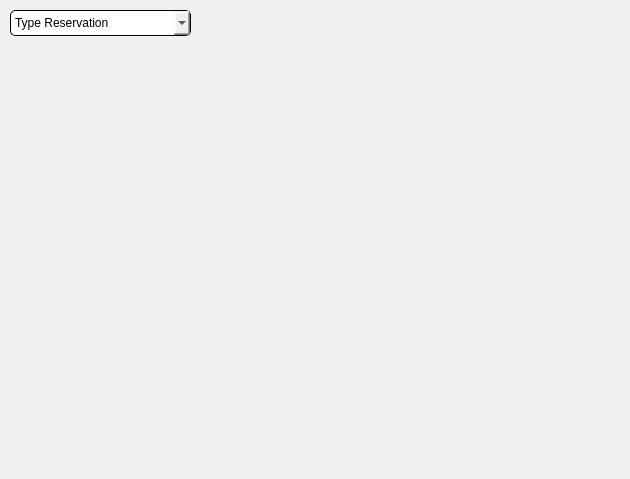
         <widget class="QWidget" name="tab_29">
          <attribute name="title">
           <string>Statistique</string>
          </attribute>
          <widget class="QLabel" name="label_49">
           <property name="geometry">
            <rect>
             <x>230</x>
             <y>450</y>
             <width>211</width>
             <height>20</height>
            </rect>
           </property>
           <property name="text">
            <string/>
           </property>
          </widget>
          <widget class="QWidget" name="verticalLayoutWidget_3">
           <property name="geometry">
            <rect>
             <x>150</x>
             <y>60</y>
             <width>471</width>
             <height>371</height>
            </rect>
           </property>
           <layout class="QVBoxLayout" name="verticalLayout_stat_2"/>
          </widget>
          <widget class="QComboBox" name="comboBox_stat_2">
           <property name="geometry">
            <rect>
             <x>10</x>
             <y>10</y>
             <width>181</width>
             <height>26</height>
            </rect>
           </property>
           <property name="styleSheet">
            <string notr="true"> border: 1px solid black; 
 border-radius: 5px; 
font: italic 9pt &quot;Segoe UI&quot;;</string>
           </property>
           <item>
            <property name="text">
             <string>Type Reservation</string>
            </property>
           </item>
           <item>
            <property name="text">
             <string>Montant Reservation</string>
            </property>
           </item>
           <item>
            <property name="text">
             <string>Status Reservation</string>
            </property>
           </item>
          </widget>
         </widget>
